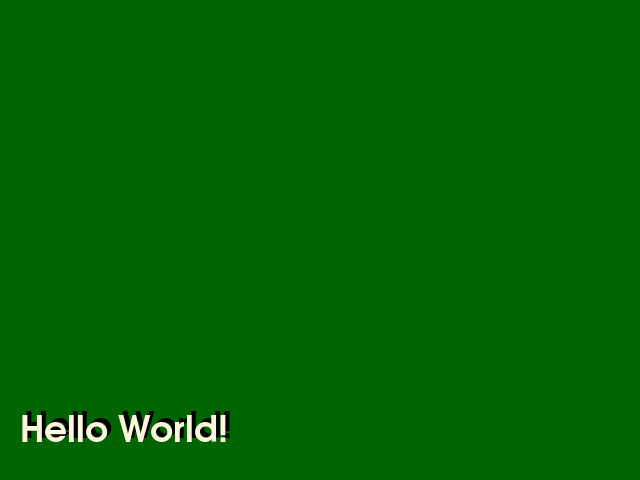

Source code (Python):
#!/usr/bin/env python

# Display a "Hello World!" text overlay using vtkTextActor.

# Factory overrides: importing these modules registers the OpenGL rendering,
# FreeType font rendering, and interaction style implementations.
import vtkmodules.vtkInteractionStyle  # noqa: F401
import vtkmodules.vtkRenderingFreeType  # noqa: F401
import vtkmodules.vtkRenderingOpenGL2  # noqa: F401
# VTK pipeline classes used in this example
from vtkmodules.vtkRenderingCore import (
    vtkRenderWindow,
    vtkRenderWindowInteractor,
    vtkRenderer,
    vtkTextActor,
)

# Colors (normalized RGB)
cornsilk_rgb = (1.0, 0.973, 0.863)
dark_green_background_rgb = (0.0, 0.392, 0.0)

# Text actor: a 2D overlay with styled text
text_actor = vtkTextActor()
text_actor.SetInput("Hello World!")
text_actor.SetDisplayPosition(20, 30)

text_prop = text_actor.GetTextProperty()
text_prop.SetFontFamilyToArial()
text_prop.BoldOn()
text_prop.SetFontSize(36)
text_prop.ShadowOn()
text_prop.SetShadowOffset(4, 4)
text_prop.SetColor(cornsilk_rgb)

# Renderer: assemble the scene
renderer = vtkRenderer()
renderer.AddActor(text_actor)
renderer.SetBackground(dark_green_background_rgb)

# Window: display the rendered scene
render_window = vtkRenderWindow()
render_window.AddRenderer(renderer)
render_window.SetWindowName("text actor")
render_window.SetMultiSamples(0)
render_window.SetSize(640, 480)

# Interactor: handle mouse and keyboard events
render_window_interactor = vtkRenderWindowInteractor()
render_window_interactor.SetRenderWindow(render_window)

# Launch the interactive visualization
render_window_interactor.Initialize()
render_window_interactor.Start()
